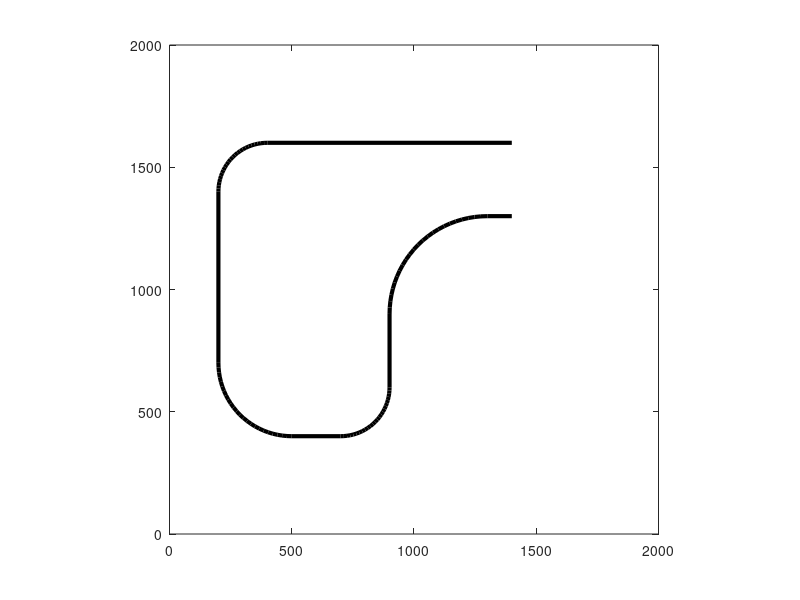

Write the MATLAB code that produced this figure. (Note: this script raises an error after producing the figure.)
close all
%% arc function
circr = @(radius,rad_ang)  [radius*cos(rad_ang);  radius*sin(rad_ang)];
N = 25;

fig = figure;

%% first line
x0 = [1400;1600];
x1 = [400;1600];
traj = [x0 x1];
p1 = plot(traj(1,:),traj(2,:),'k','linewidth',3);
hold on

%% arc 1

r_angl = linspace(pi/2, pi, N);                             % Angle Defining Arc Segment (radians)
radius = 200;                                                   % Arc Radius
xy_r = circr(radius,r_angl);
plot(xy_r(1,:)+400, xy_r(2,:)+1400,'k','linewidth',3)

%% second line
x0 = [200;1400];
x1 = [200;700];
traj = [x0 x1];
plot(traj(1,:),traj(2,:),'k','linewidth',3)

%% arc 2
r_angl = linspace(pi, 3*pi/2, N);                             % Angle Defining Arc Segment (radians)
radius = 300;                                                   % Arc Radius
xy_r = circr(radius,r_angl);
plot(xy_r(1,:)+500, xy_r(2,:)+700,'k','linewidth',3)

%% line 3
x0 = [500;400];
x1 = [700;400];
traj = [x0 x1];
plot(traj(1,:),traj(2,:),'k','linewidth',3)

%% arc 3
r_angl = linspace(-pi/2, 0, N);                             % Angle Defining Arc Segment (radians)
radius = 200;                                                   % Arc Radius
xy_r = circr(radius,r_angl);
plot(xy_r(1,:)+700, xy_r(2,:)+600,'k','linewidth',3)

%% line 4
x0 = [900;600];
x1 = [900;900];
traj = [x0 x1];
plot(traj(1,:),traj(2,:),'k','linewidth',3)

%% arc 4
r_angl = linspace(pi/2, pi, N);                             % Angle Defining Arc Segment (radians)
radius = 400;                                                   % Arc Radius
xy_r = circr(radius,r_angl);
plot(xy_r(1,:)+1300, xy_r(2,:)+900,'k','linewidth',3)

%% line 5
x0 = [1300;1300];
x1 = [1400;1300];
traj = [x0 x1];
plot(traj(1,:),traj(2,:),'k','linewidth',3)

axis([0  2000    0  2000])

axis equal

sizematrix = size(measuredpos);
loops = sizematrix(1);
F(loops) = struct('cdata',[],'colormap',[]);

F(1) = getframe(fig);

for k = 1:sizematrix(1)
    p2 = plot(measuredpos(k,1),measuredpos(k,2),'r*','linewidth',2, 'MarkerSize',4);
    ax = gca;
    ax.FontSize = 14;
    p3 = plot(Kalmanpos(k,1),Kalmanpos(k,2),'b-','linewidth',3);
    %legend([p1 p2 p3],{'Real trajectory','Measures','Filtered results'})
    F(k) = getframe(fig);
end
%% To load positions from csv
% measuredpos = [];
% 
% for elem = positions
%     measuredpos = [measuredpos; eval(elem)];
% end

% p2 = plot(measuredpos(:,1),measuredpos(:,2),'r*','linewidth',2, 'MarkerSize',4);
% ax = gca;
% ax.FontSize = 14;
% %p2 = plot(computedpos(1,:),computedpos(2,:),'r*')
% p3 = plot(Kalmanpos(:,1),Kalmanpos(:,2),'b-','linewidth',3);
% legend([p1 p2 p3],{'Real trajectory','Measures','Filtered results'})



imwrite(im,map,'test.gif','DelayTime',0,'LoopCount',inf)